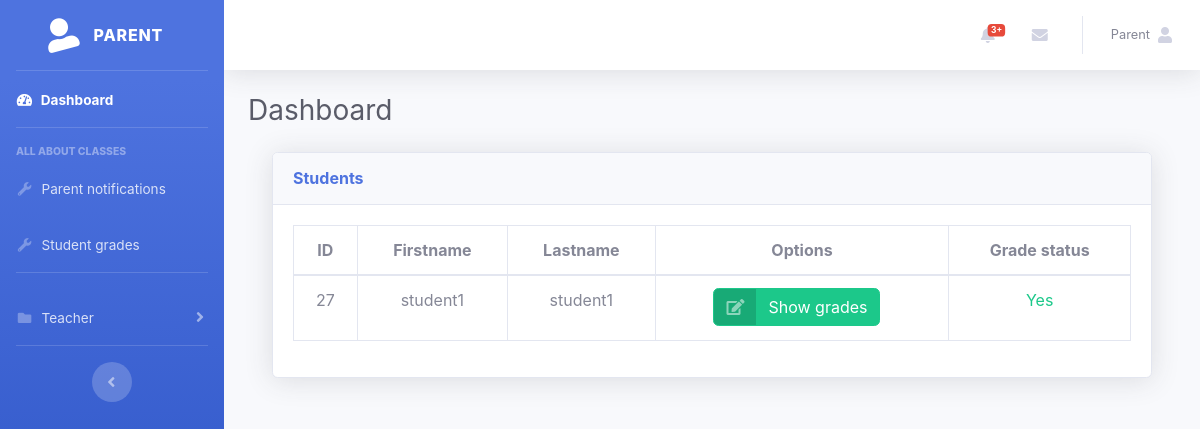
Before: /users/p_students (signed in) with the older database file.
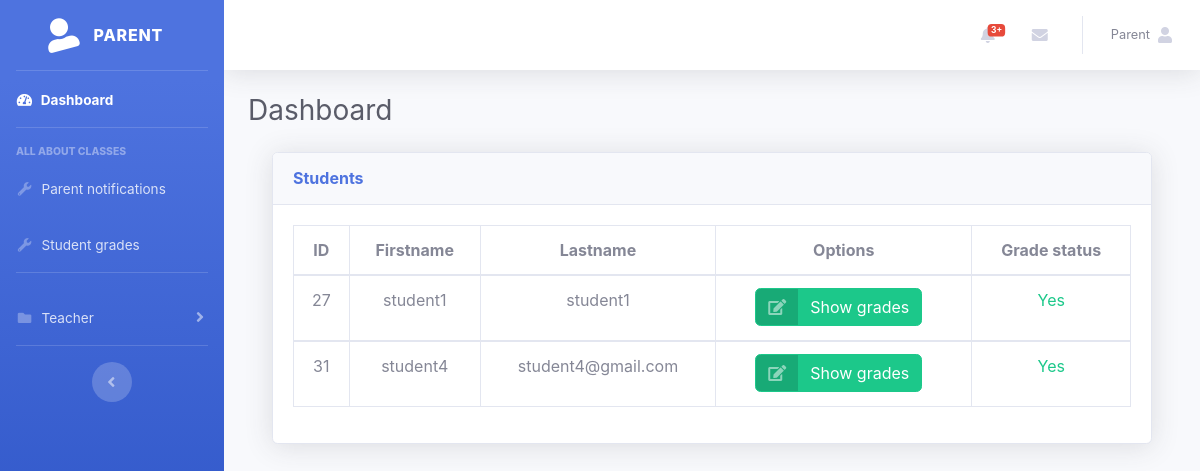
After: the same page with the newer database file.
### tables this page shows
CREATE TABLE IF NOT EXISTS `students` (
  `id_student` int(11) NOT NULL AUTO_INCREMENT,
  `first_name` varchar(255) NOT NULL,
  `last_name` varchar(255) NOT NULL,
  `id_school_class` int(11) NOT NULL,
  PRIMARY KEY (`id_student`),
  KEY `fk_students_school_classes1_idx` (`id_school_class`)
);

### app/libraries/Core.php (called while the page is built, shortened)
<?php
  class Core {
    protected $currentMethod = 'index';
    public function __construct(){
      $url = $this->getUrl();
      if(file_exists('../app/controllers/' . ucwords($url[0]). '.php')){
        unset($url[0]);
      }
      $this->currentController = new $this->currentController;
      if(isset($url[1])){
        if(method_exists($this->currentController, $url[1])){
          $this->currentMethod = $url[1];
          unset($url[1]);
        }
      }
      $this->params = $url ? array_values($url) : [];
      call_user_func_array([$this->currentController, $this->currentMethod], $this->params);
    }
    public function getUrl(){
      if(isset($_GET['url'])){
        $url = rtrim($_GET['url'], '/');
        $url = filter_var($url, FILTER_SANITIZE_URL);
        $url = explode('/', $url);
        return $url;
      }
    }
  }

### public/index.php (called while the page is built, shortened)
<?php
$init = new Core;

### app/libraries/Database.php (called while the page is built, shortened)
<?php
class Database
{
  private $host = DB_HOST;
  private $user = DB_USER;
  private $pass = DB_PASS;
  private $dbname = DB_NAME;
  private $dbh;
  private $stmt;
  public function __construct()
  {
    $dsn = 'mysql:host=' . $this->host . ';dbname=' . $this->dbname;
    $options = array(
      PDO::ATTR_PERSISTENT => true,
      PDO::ATTR_ERRMODE => PDO::ERRMODE_EXCEPTION
    );
    try {
      $this->dbh = new PDO($dsn, $this->user, $this->pass, $options);
    } catch (PDOException $e) {
      $this->error = $e->getMessage();
      echo $this->error;
    }
  }
  public function query($sql)
  {
    $this->stmt = $this->dbh->prepare($sql);
  }
  public function bind($param, $value, $type = null)
  {
    if (is_null($type)) {
      switch (true) {
        case is_int($value):
          $type = PDO::PARAM_INT;
          break;
      }
    }
    $this->stmt->bindValue($param, $value, $type);
  }
  public function execute()
  {
    return $this->stmt->execute();
  }
  public function resultSet($fetch = PDO::FETCH_OBJ)
  {
    $this->execute();
    return $this->stmt->fetchAll($fetch);
  }
}

### app/models/Student.php (called while the page is built, shortened)
<?php
class Student
{
    private $db;
    public function __construct()
    {
        $this->db = new Database();
    }
    public function showStudentsToParent()
    {
        $id_parent = (int) htmlspecialchars($_SESSION['id_user']);
        $this->db->query(' SELECT students.id_student,
                            students.first_name,
                            students.last_name
                            FROM students
                            JOIN users_students ON students.id_student = users_students.id_student
                            JOIN users ON users_students.id_user = users.id_user
                            WHERE users_students.id_user = :id_parent');
        $this->db->bind(':id_parent', $id_parent);
        $students = $this->db->resultSet();
        return $students;
    }
}

### app/views/parent/students/index.php (the view, shortened to what the changed rows need)
<?php require APPROOT . '/views/inc/parent/header.php'; ?>
<div id="page-wrapper">
    <div class="container-fluid">
        <div class="row">
            <div class="col-lg-12">
                <div class="card shadow mb-4">
                    <div class="card-body">
                        <div class="table-responsive">
                            <div class="dataTables_wrapper dt-bootstrap4">
                                <table class="table table-bordered dataTable text-center">
                                    <thead>
                                        <tr>
                                            <th>ID</th>
                                            <th>Firstname</th>
                                            <th>Lastname</th>
                                            <th>Options</th>
                                            <th>Grade status</th>
                                        </tr>
                                    </thead>
                                    <?php foreach ($data['students'] as $student) : ?>
                                        <tbody>
                                            <tr>
                                                <td>
                                                    <?php echo $student->id_student; ?>
                                                </td>
                                                <td>
                                                    <?php echo $student->first_name; ?>
                                                </td>
                                                <td>
                                                    <?php echo $student->last_name; ?>
                                                </td>
                                                <td class="buttons-pos">
                                                    <a href="<?php echo URLROOT . "/users/showg/" . $student->id_student ?>" class="btn btn-success btn-icon-split m1">
                                                        <span class="icon text-white-50">
                                                            <i class="fas fa-edit"></i>
                                                        </span>
                                                        <span class="text">Show grades </span>
                                                    </a>
                                                </td>
                                                <td>
                                                    <p class="text-success">Yes</p>
                                                </td>
                                            </tr>
                                        </tbody>
                                    <?php endforeach; ?>
                                </table>
                            </div>
                        </div>
                    </div>
                </div>
            </div>
        </div>
    </div>
</div>
<?php require APPROOT . '/views/inc/parent/footer.php'; ?>

Changed rows visible on the page:
added students: id_student "31", first_name "student4", last_name "student4@gmail.com"
